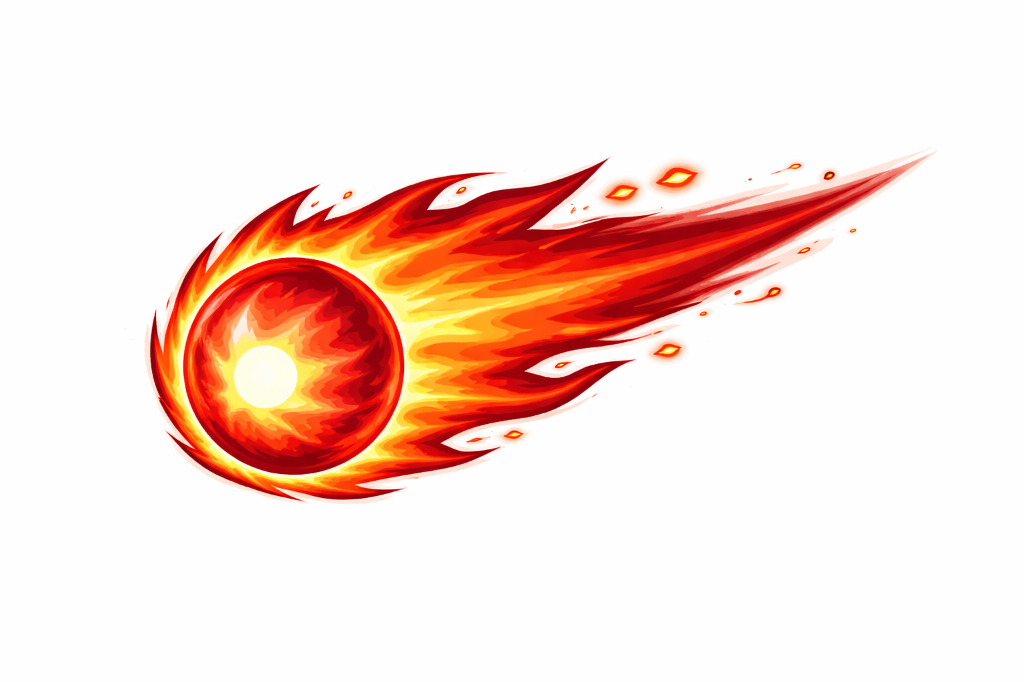
#> input picture fireball_raw.png, 1024 x 682 px
$ python process_fireball.py
#> lines starting #> are read from the running program, lines starting #| are printed output that depends on the picture
from PIL import Image
import os

def process_fireball(image_path, output_path):
#> called with image_path = 'fireball_raw.png', output_path = 'fireball.png'
    try:
        img = Image.open(image_path).convert("RGBA")
#> img is the input picture: PIL image 1024x682 RGBA; mean R, G, B, A 248.6, 221.9, 213.2, 255

        # Remove white/light background and make it transparent
        data = img.getdata()
        new_data = []
        for item in data:
            # If color is close to white, make transparent
            if item[0] > 230 and item[1] > 230 and item[2] > 230:
                new_data.append((255, 255, 255, 0))
            else:
                new_data.append(item)
#> after the loop, new_data = 698368 items
        img.putdata(new_data)

        # Auto-trim the transparent borders for a perfect tight crop
        bbox = img.getbbox()
#> bbox = (145, 151, 935, 504)
        if bbox:
            perfect_crop = img.crop(bbox)
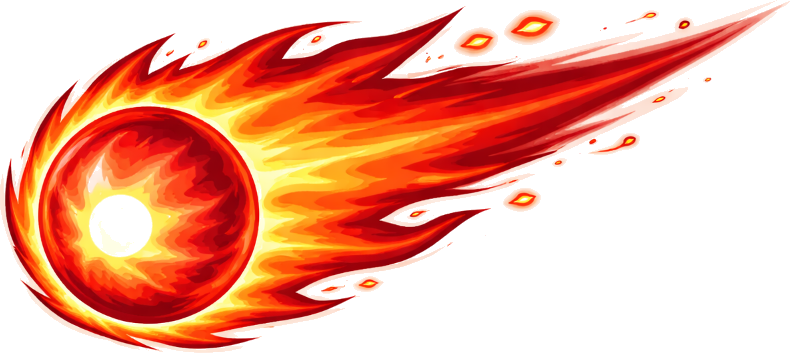
#> perfect_crop: PIL image 790x353 RGBA; mean R, G, B, A 241, 174.3, 152.9, 128.7; transparent parts drawn white
            perfect_crop.save(output_path)
            print("Successfully processed and saved the fireball sprite!")
        else:
            print("Warning: Blank bounding box for fireball.")

    except Exception as e:
        print(f"Error processing fireball: {e}")

if __name__ == "__main__":
    process_fireball("fireball_raw.png", "fireball.png")

$ run again, with ChatGPT Image 28 feb 2026, 07_15_51 a.m..png copied over fireball_raw.png
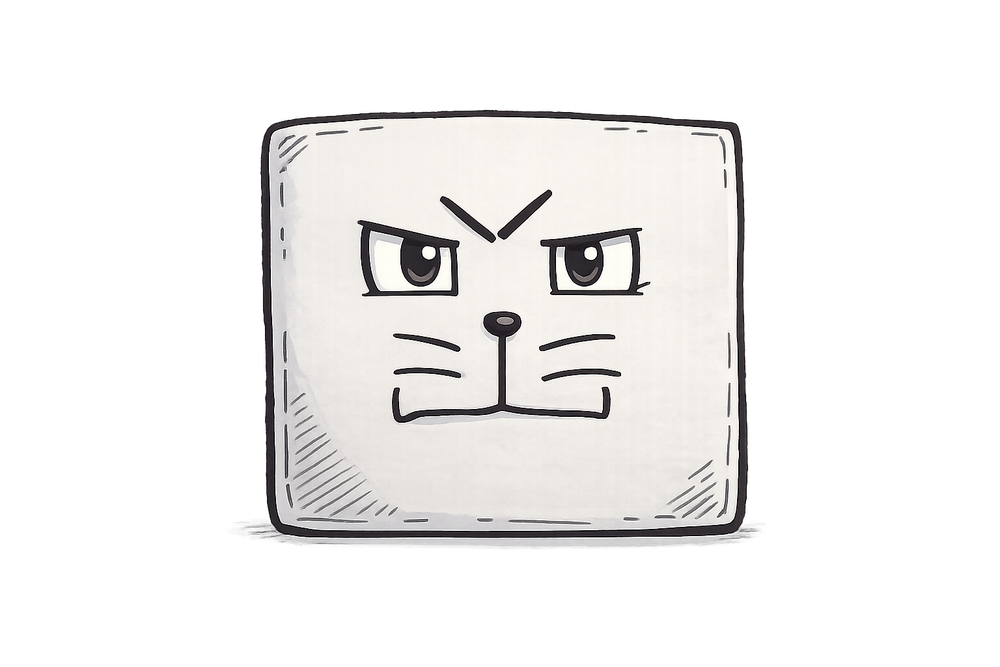
#> input picture ChatGPT Image 28 feb 2026, 07_15_51 a.m..png, 1000 x 667 px, shrunk from 1536 x 1024 before the run
#> in process_fireball, img is the input picture: PIL image 1000x667 RGBA; mean R, G, B, A 66.2, 65.1, 64.3, 78.7
#> after the loop in process_fireball, `for item in data:`: new_data = 667000 items
#> in process_fireball, `img.putdata(new_data)`:
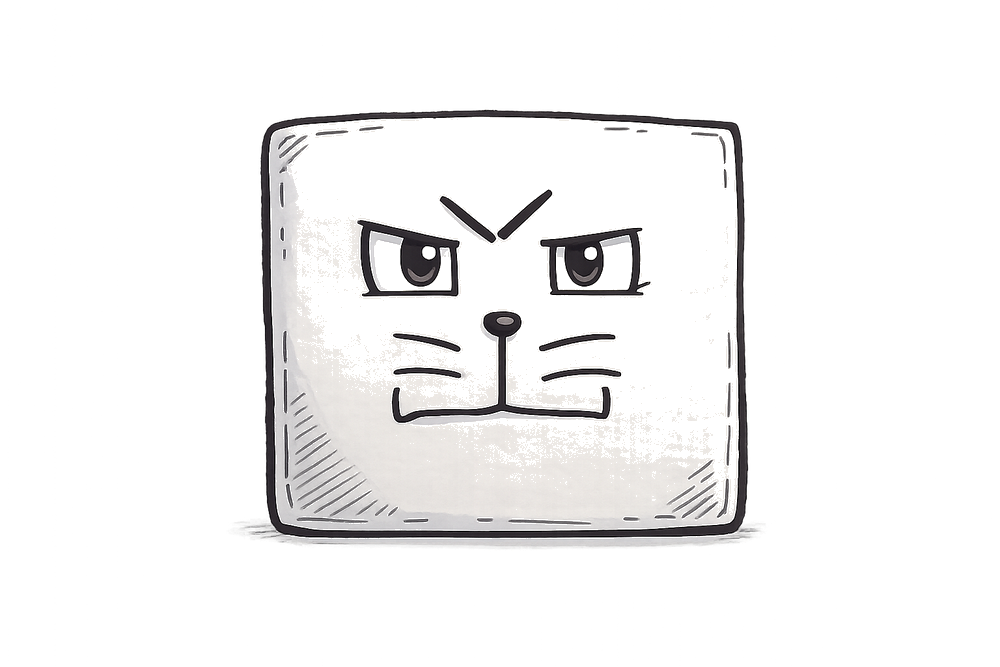
#> img: PIL image 1000x667 RGBA; mean R, G, B, A 68, 67.4, 67.4, 36.3; transparent parts drawn white
#> bbox = (7, 0, 993, 666)
#> in process_fireball, `perfect_crop = img.crop(bbox)`:
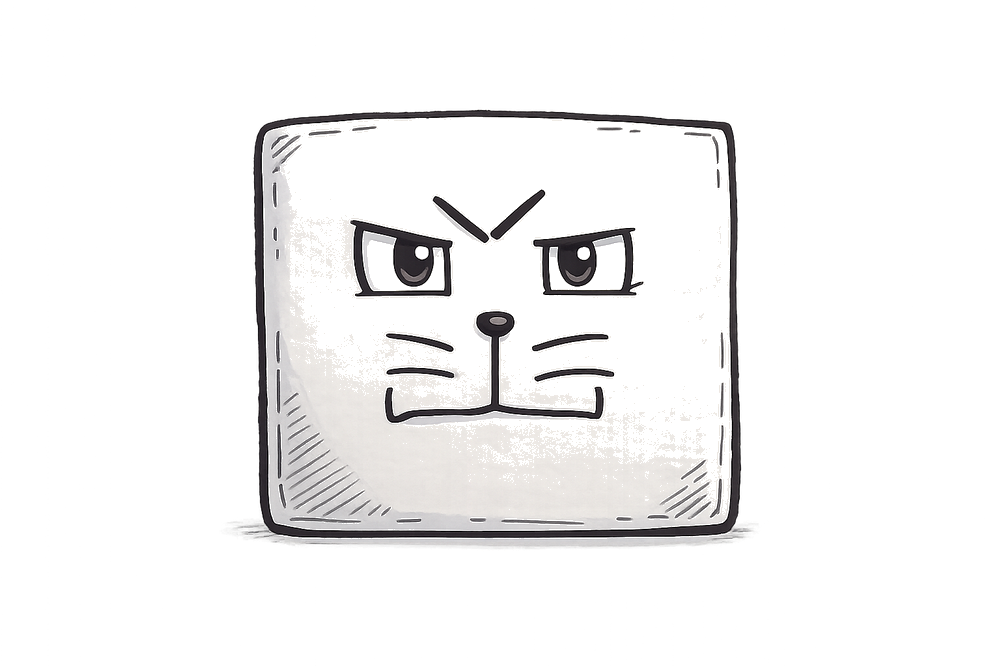
#> perfect_crop: PIL image 986x666 RGBA; mean R, G, B, A 69, 68.5, 68.5, 36.8; transparent parts drawn white

$ run again, with ChatGPT Image 28 feb 2026, 08_42_18 a.m..png copied over fireball_raw.png
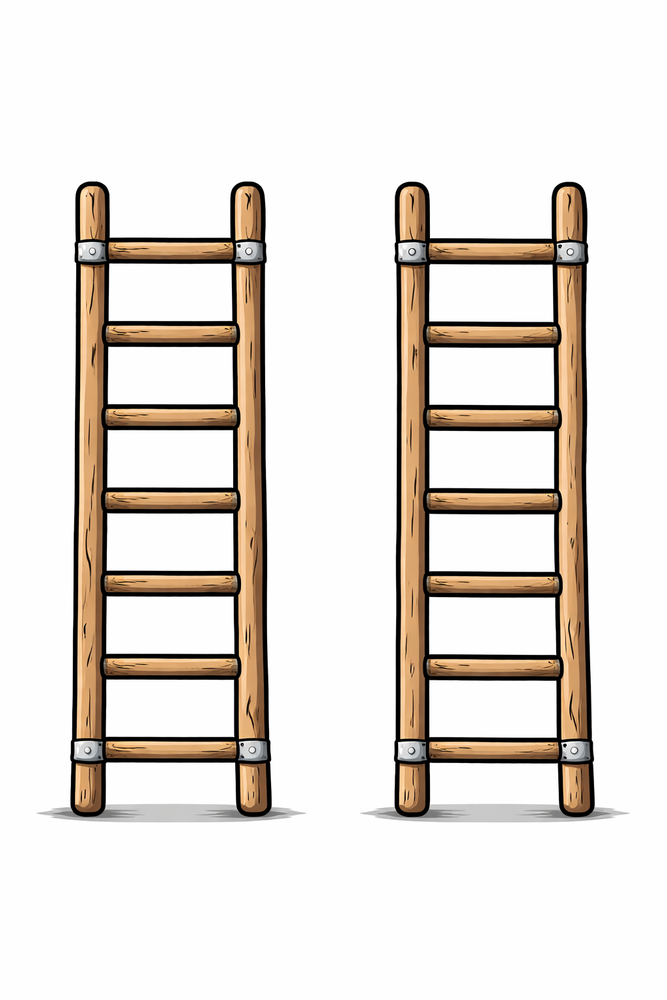
#> input picture ChatGPT Image 28 feb 2026, 08_42_18 a.m..png, 667 x 1000 px, shrunk from 1024 x 1536 before the run
#> after the loop in process_fireball, `for item in data:`: new_data = 667000 items
#> bbox = (37, 181, 630, 822)
#> in process_fireball, `perfect_crop = img.crop(bbox)`:
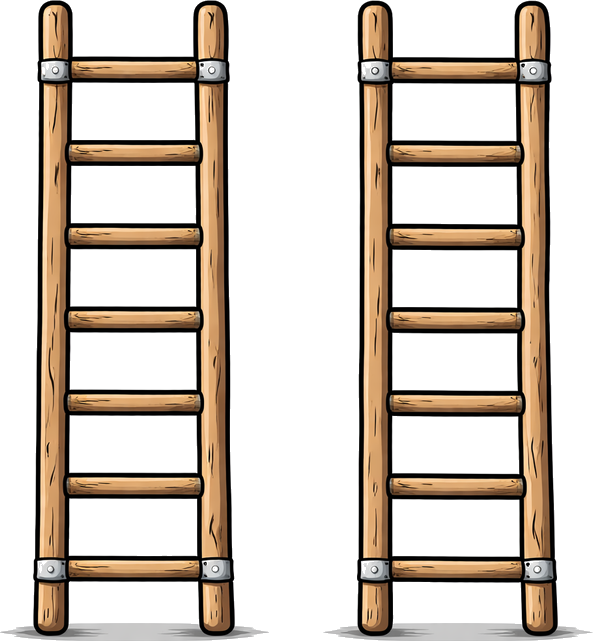
#> perfect_crop: PIL image 593x641 RGBA; mean R, G, B, A 211.6, 201.4, 191.3, 94.2; transparent parts drawn white

$ run again, with ChatGPT Image 28 feb 2026, 08_50_06 a.m..png copied over fireball_raw.png
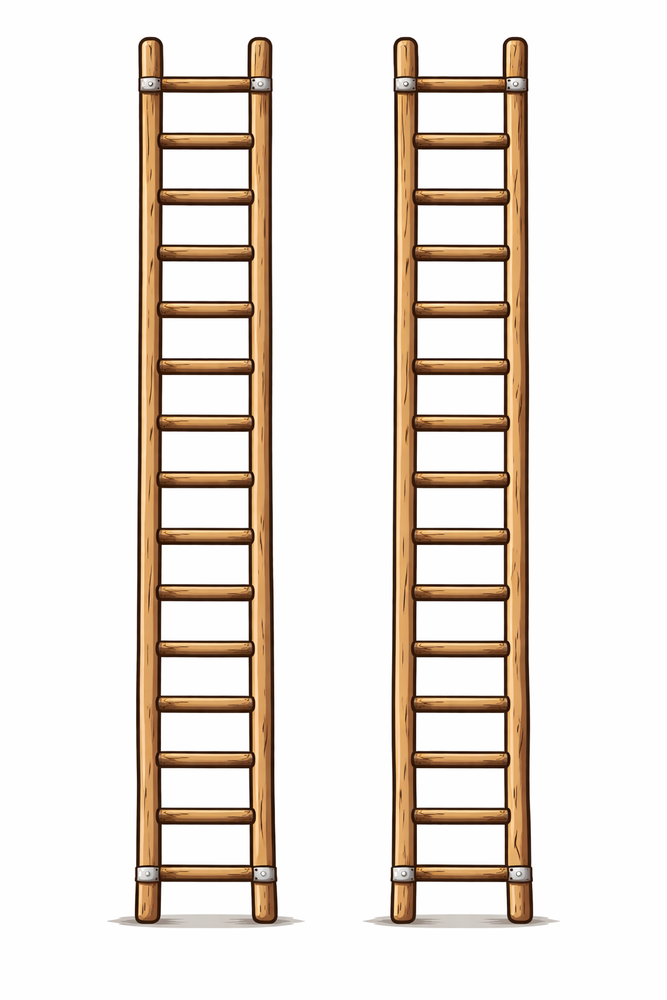
#> input picture ChatGPT Image 28 feb 2026, 08_50_06 a.m..png, 667 x 1000 px, shrunk from 1024 x 1536 before the run
#> after the loop in process_fireball, `for item in data:`: new_data = 667000 items
#> bbox = (107, 36, 560, 928)
#> in process_fireball, `perfect_crop = img.crop(bbox)`:
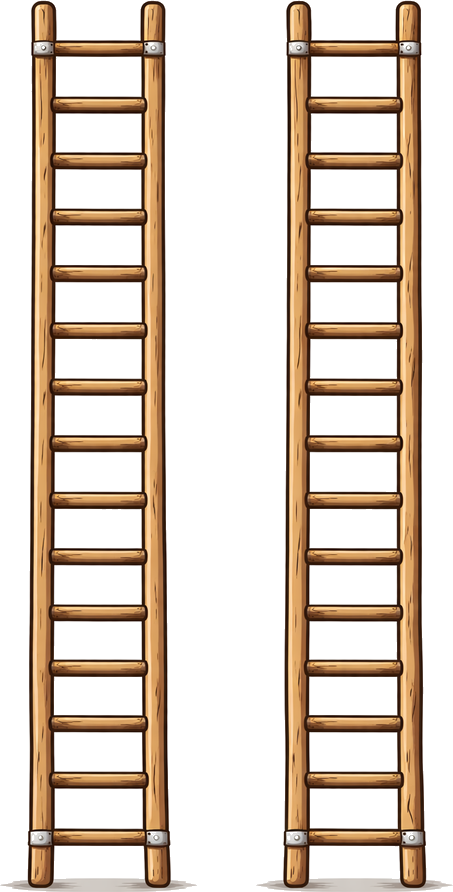
#> perfect_crop: PIL image 453x892 RGBA; mean R, G, B, A 221.2, 207.3, 194.2, 88.2; transparent parts drawn white
